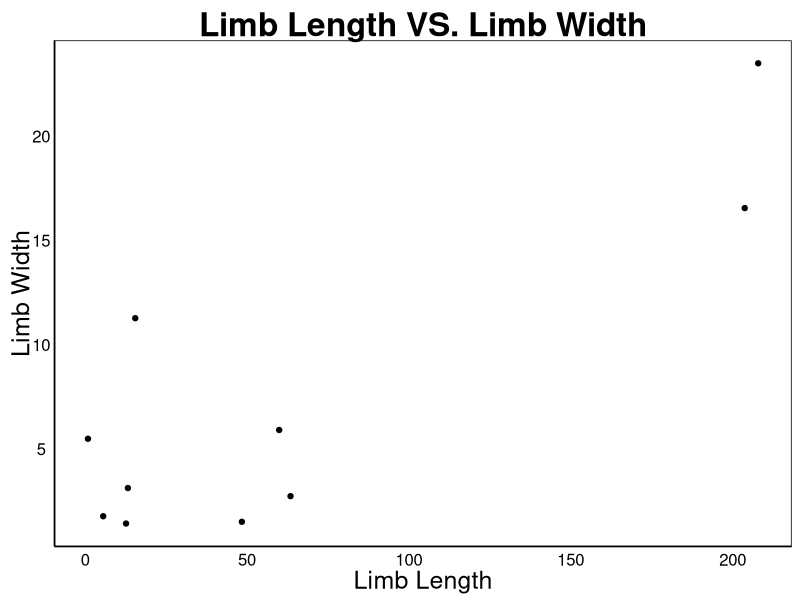
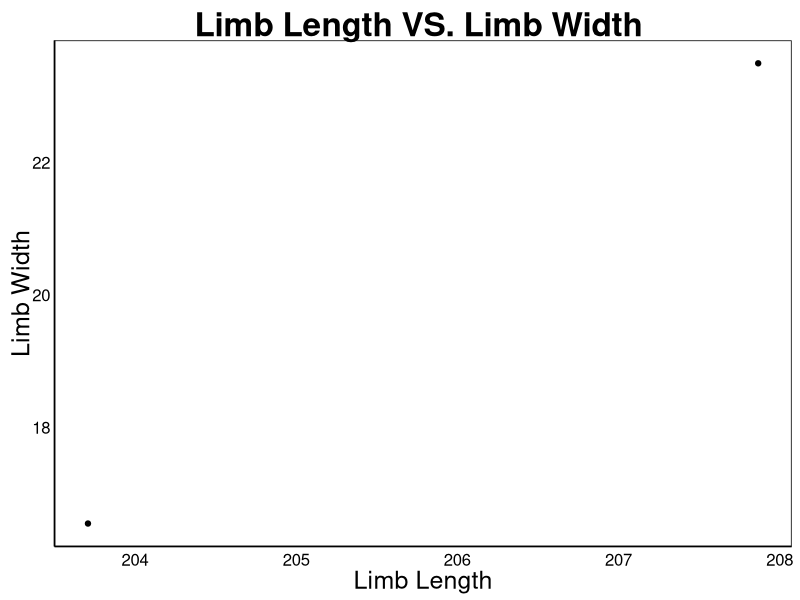

Here is the R script that generated these plots, in order:
## ---- chunk 1

## ---- chunk 2
library("dplyr")
library("ggplot2")
MData = read.csv("measurements.csv")
MData = rename(MData, Spe = Species, Liw = Limb.Width , Unw = unitsW, Lil = Limb.Length, Unl = unitsL)

#New Volume Column
MData$Volume = 0

#Conversions and calculations
for (i in 1:length(MData$Lil)){
  if (MData$Unl[i] == "mm"){
    MData$Lil[i] = MData$Lil[i]/10
    MData$Unl[i] = "cm"
    }
  
}


for (i in 1:length(MData$Liw)){
  if (MData$Unw[i] == "mm"){
    MData$Liw[i] = MData$Liw[i]/10
    MData$Unw[i] = "cm"
  }
  
}

for (i in 1:length(MData$Liw)){
  MData$Volume[i] = (((MData$Liw[i]/2)^2)*pi)*MData$Lil[i]
  
}

#Creating the graph specifications
theme_pubworthy <- function (base_size = 12, base_family = "") {
  theme_classic(base_size = base_size, base_family = base_family) %+replace% 
    theme(
      axis.text = element_text(colour = "black"),
      axis.title.x = element_text(size=18),
      axis.text.x = element_text(size=12),
      axis.title.y = element_text(size=18,angle=90),
      axis.text.y = element_text(size=12),
      axis.ticks = element_blank(), 
      panel.background = element_rect(fill="white"),
      panel.border = element_blank(),
      plot.title=element_text(face="bold", size=24),
      legend.position="none"
    ) 
}



## ---- chunk 3
library(ggplot2)
qplot(x=Lil,y=Liw,data=MData,main="Limb Length VS. Limb Width",xlab="Limb Length",ylab="Limb Width") + theme_pubworthy()
## ---- chunk 4
library(dplyr)
Avg = mean(MData$Volume)
X = filter(MData,Volume > Avg)
## ---- chunk 5
library(ggplot2)
qplot(x=Lil,y=Liw,data=X,main="Limb Length VS. Limb Width ",xlab="Limb Length",ylab="Limb Width") + theme_pubworthy()
## ---- chunk 6
library(dplyr)
Avg = mean(MData$Volume)
BelAvg = filter(MData,Volume < Avg)
print(BelAvg)
## ---- chunk 7
library(dplyr)
MData = mutate(MData, Category = sample(c("A","B"),10,replace=TRUE))
A = group_by(MData, Category)
print(summarize(A, MeanVol=mean(Volume), SDVol=sd(Volume), MeanLiw = mean(Liw), SDLiw = sd(Liw), MeanLil = mean(Lil), SDLil = sd(Lil)))
